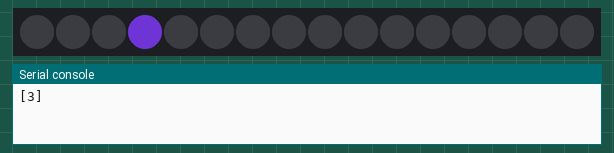
Simulated run of this program. Board: ESP32 board running MicroPython. Parts: 16 RGB LEDs in strip order, left to right, the last lines printed to the serial console. Dim RGB values are drawn brighter than linear; random numbers come from a fixed seed.

Above: at 0.05 s.
At 4.99 s:
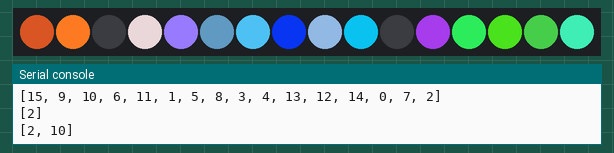
At 9.94 s:
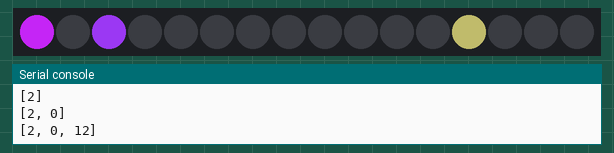
At 19.94 s:
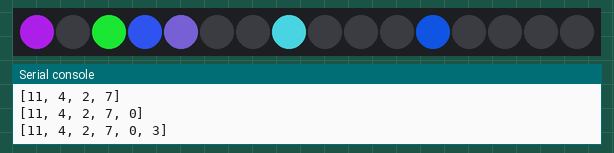
At 29.74 s:
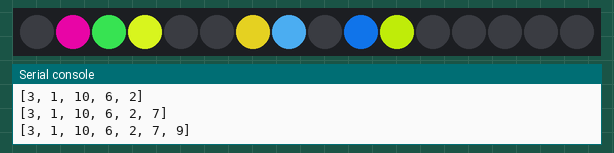
At 39.94 s:
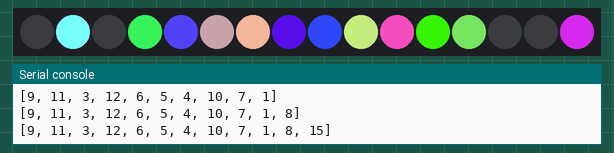

The program:

lights_on_off_randomly_.py
```python
from machine import Pin
import time
import neopixel
import random

np = neopixel.NeoPixel(Pin(21), 16)
list = []
listtwo = []
num = 1

while True:
        while (num<17):
            num=num+1
            a = random.randint(0,255)
            b = random.randint(0,255)
            c = random.randint(0,255)
            x = random.randint(0,15)
            while x in list:
                x = random.randint(0,15)
            list.append(x)
            print(list)
            np[x] = (a,b,c)
            np.write()
            time.sleep(0.1)
        if (num==17):
            while (num>1):
                num = num-1
                x = random.randint(0,15)
                while x in listtwo:
                    x = random.randint(0,15)
                listtwo.append(x)
                print(listtwo)
                np[x] = (0,0,0)
                np.write()
                time.sleep(0.1)
            list.clear()
            listtwo.clear()
```
